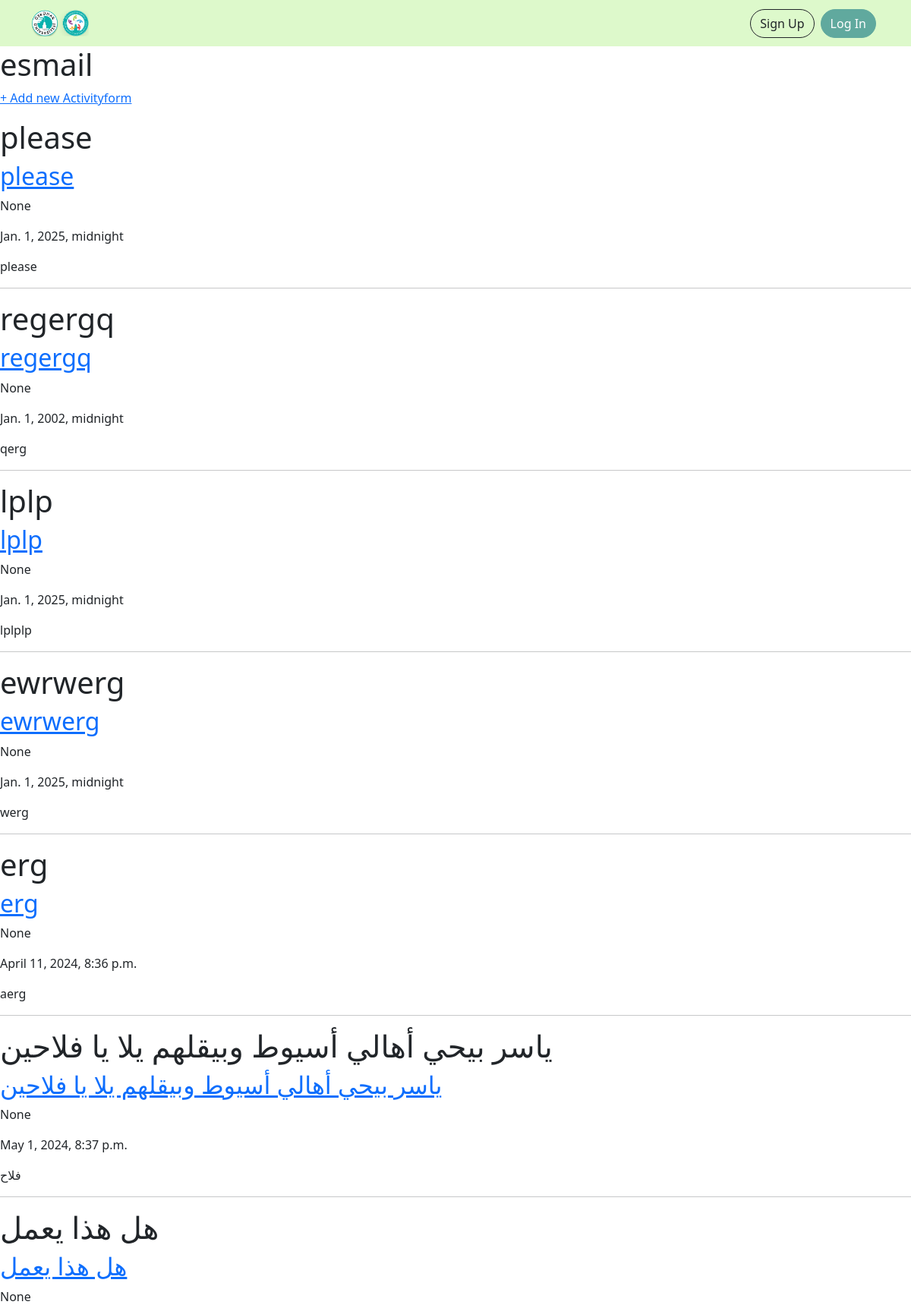
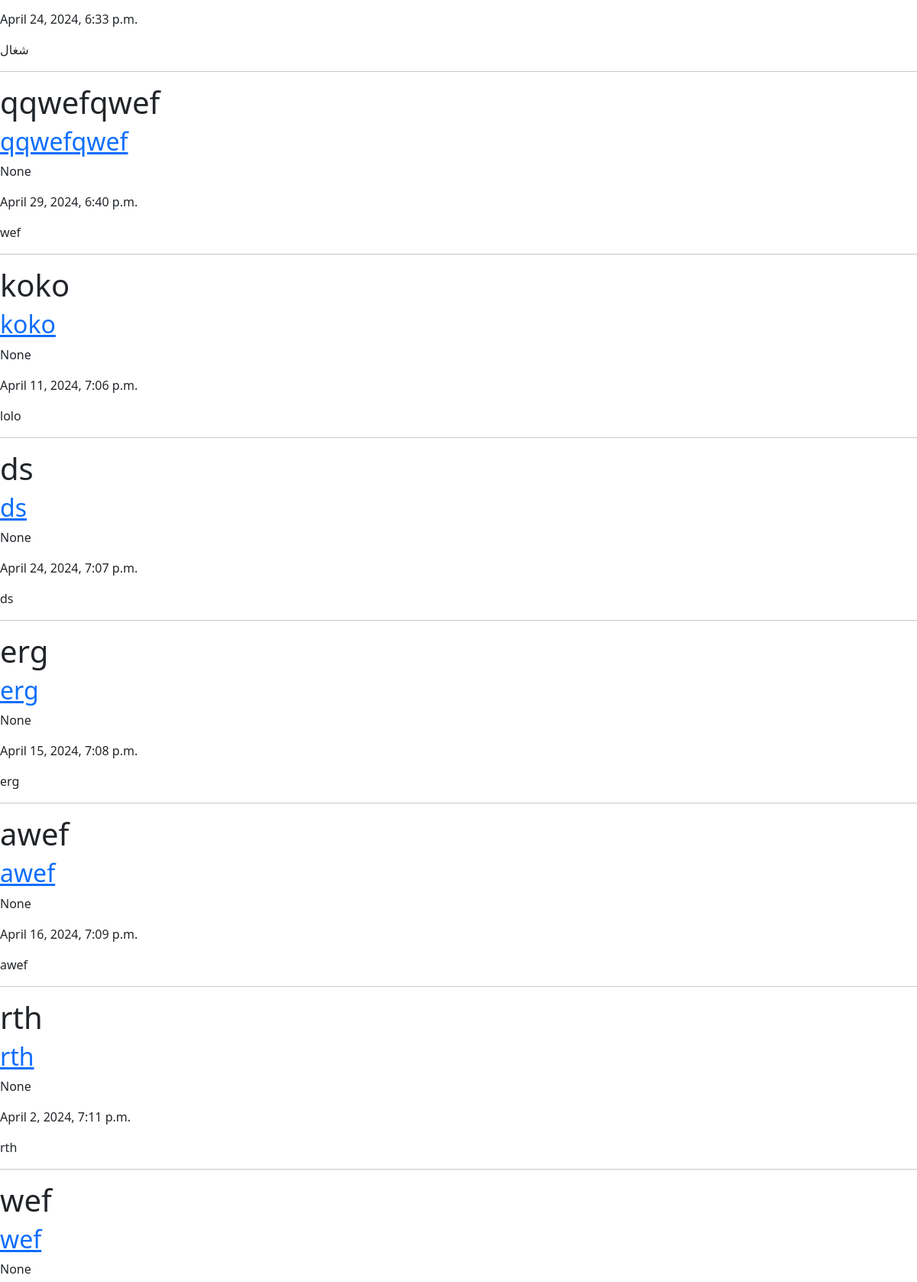
Page /activityform/ (upper part) on the committed database (2 pictures, top to bottom).
### club_pages/models.py (models this page shows, shortened)
class ActivityForm(models.Model):
    title = models.CharField(max_length=255)
    club = models.ForeignKey(
    Club, on_delete=models.CASCADE,
    null=True,
    blank=True,
    )
    date = models.DateTimeField(null=True)
    location = models.CharField(max_length=30)
    event_content = models.TextField()
    speakers = models.TextField()
    place = models.CharField(max_length=70)
    special_services = models.TextField()
    other_reqests = models.TextField()
    class StatusChoices(models.TextChoices):
        waiting = "WAITING", "waiting"
        accepted = "ACCEPTED", "accepted"
        rejected = "REJECTED", "rejected"
    status = models.CharField(max_length=50, choices=StatusChoices.choices, default = StatusChoices.waiting, blank=True)

### club_pages/views.py (the view)
# urls.py: path("activityform/", ActivityFormListView.as_view(), name="activityform_list"),
class ActivityFormListView(ListView):
    model = ActivityForm
    template_name = "activityform_list.html"

### club_pages/models.py (called while the page is built)
    def __str__(self):
        return self.title

### templates/activityform_list.html (shortened to what this page needs)
{% extends "base.html" %}
{% block content%}
<h1>esmail</h1>
<p><a href="{% url 'activityform_new'%}">+ Add new Activityform</a></p>
{% for activityform in activityform_list %}
<h1>{{activityform.title}}</h1>
<h2><a href="{% url 'activityform_detail' activityform.pk %}">{{activityform.title}}</a></h2>
<p>{{activityform.club}}</p>
<p>{{activityform.date}}</p>
<p>{{activityform.location}}</p>
<hr>
  {% endfor %}
<br/>
{% endblock content%}

### rows in the picture
ActivityForm: title "please", club "None", date "Jan. 1, 2025, midnight", location "please"
ActivityForm: title "regergq", club "None", date "Jan. 1, 2002, midnight", location "qerg"
ActivityForm: title "lplp", club "None", date "Jan. 1, 2025, midnight", location "lplplp"
ActivityForm: title "ewrwerg", club "None", date "Jan. 1, 2025, midnight", location "werg"
ActivityForm: title "erg", club "None", date "April 11, 2024, 8:36 p.m.", location "aerg"
ActivityForm: title "ياسر بيحي أهالي أسيوط وبيقلهم يلا يا فلاحين", club "None", date "May 1, 2024, 8:37 p.m.", location "فلاح"
ActivityForm: title "هل هذا يعمل", club "None", date "April 24, 2024, 6:33 p.m.", location "شغال"
ActivityForm: title "qqwefqwef", club "None", date "April 29, 2024, 6:40 p.m.", location "wef"
ActivityForm: title "koko", club "None", date "April 11, 2024, 7:06 p.m.", location "lolo"
ActivityForm: title "ds", club "None", date "April 24, 2024, 7:07 p.m.", location "ds"
ActivityForm: title "erg", club "None", date "April 15, 2024, 7:08 p.m.", location "erg"
ActivityForm: title "awef", club "None", date "April 16, 2024, 7:09 p.m.", location "awef"
ActivityForm: title "rth", club "None", date "April 2, 2024, 7:11 p.m.", location "rth"
ActivityForm: title "wef", club "None"
